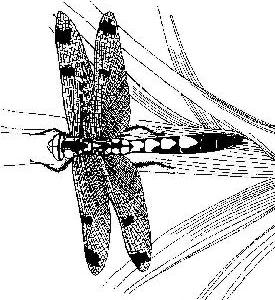
#> input picture 04ImgClassifier/caltech101/101_ObjectCategories/dragonfly/image_0001.jpg, 275 x 300 px, found by its file name
$ python 02avr_hash_search.py
#> lines starting #> are read from the running program, lines starting #| are printed output that depends on the picture
from PIL import Image
import numpy as np
import os, re

# 이미지 파일 경로 지정
search_dir = "./caltech101/101_ObjectCategories"
# Average Hash값을 저장한 캐시 값
cache_dir = "./caltech101/cache_avhash"
if not os.path.exists(cache_dir):
  os.mkdir(cache_dir)

# 이미지 데이터를 Average Hash로 변환
def average_hash(fname, size = 16):
#> called with size = 16
  fname2 = fname[len(search_dir):]
  # 경로의 구분자 변경
  fname2 = fname2.replace("\\", "/")
  # 캐시 파일의 경로 생성(파일명의 경로를 통해 생성함)
  cache_file = cache_dir + "/" + fname2.replace('/', '_') + ".csv"

  # 캐시 파일이 없을 경우 Average Hash 생성
  if not os.path.exists(cache_file):
    # 파일 오픈 후 그레이스케일로 변경, 리사이즈 등 작업 진행
    img = Image.open(fname)
#> img is the input picture: PIL image 275x300 L; min 0, max 255, mean 209.9
    img = img.convert('L').resize((size, size), Image.Resampling.LANCZOS)
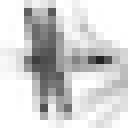
#> img: PIL image 16x16 L (shown 8 times larger); min 33, max 255, mean 209
    pixels = np.array(img.getdata()).reshape((size, size))
    avg = pixels.mean()
#> avg = 209
    px = 1 * (pixels > avg)
    # Average Hash로 변환된 데이터를 csv파일로 저장
    np.savetxt(cache_file, px, fmt="%.0f", delimiter=",")
  else:
    # 캐시 파일이 존재하면 데이터를 읽어 numpy배열로 로드
    px = np.loadtxt(cache_file, delimiter=",")

  return px

# 해밍 거리 계산
def hamming_dist(a, b):
  # 2개의 해시값을 받은 후 2차원 배열로 변환
  aa = a.reshape(1, -1)
  ab = b.reshape(1, -1)
  # 서로 다른 원소의 갯수를 합산하여 해밍거리 계산
  dist = (aa != ab).sum()
#> dist = 0
  return dist

# 주어진 디렉토리 경로에서 하위 디렉토리를 포함한 모든 파일을 순회
def enum_all_files(path):
  for root, dirs, files in os.walk(path):
    for f in files:
      # 파일명을 얻어온 후
      fname = os.path.join(root, f)
      # 해당 확장자인 파일명 반환
      if re.search(r'\.(jpg|jpeg|png)$', fname):
        yield fname

# 이미지 찾기
def find_image(fname, rate):
  src = average_hash(fname)
  # 검색 대상의 디렉토리의 모든 파일을 비교
  for fname in enum_all_files(search_dir):
    fname2 = fname.replace("\\", "/")
    dst = average_hash(fname)
    # 두 이미지간의 해밍거리 계산 후 256으로 나눠서 유사도 계산
    diff_r  = hamming_dist(src, dst) / 256
    # 유사도가 기준(rate) 이하인 경우만 결과를 반환
    if diff_r < rate:
      yield (diff_r, fname)

# 검색할 기준 이미지 경로 설정
# srcfile = search_dir + "/chair/image_0016.jpg"
srcfile = search_dir + "/brain/image_0001.jpg"
html = ""
# 유사한 이미지 검색(rate : 0.25)
sim = list(find_image(srcfile, 0.25))
#> call 3 of average_hash, with size = 16
#> in average_hash (call 3), `fname2 = fname[len(search_dir):]`: fname2 = '/BACKGROUND_Google/image_0064.jpg'
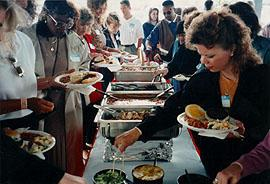
#> input picture 04ImgClassifier/caltech101/101_ObjectCategories/BACKGROUND_Google/image_0064.jpg, 270 x 184 px
#> in average_hash, img is the input picture: PIL image 270x184 RGB; mean R, G, B 82.8, 77.8, 75.2
#> in average_hash (call 3), `img = img.convert('L').resize((size, size), Image.Resampling.LANCZOS)`:
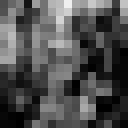
#> img: PIL image 16x16 L (shown 8 times larger); min 0, max 239, mean 78.9
#> in average_hash (call 3), `avg = pixels.mean()`: avg = 78.95
#> call 4 of average_hash, with size = 16
#> in average_hash (call 4), `fname2 = fname[len(search_dir):]`: fname2 = '/Faces/image_0017.jpg'
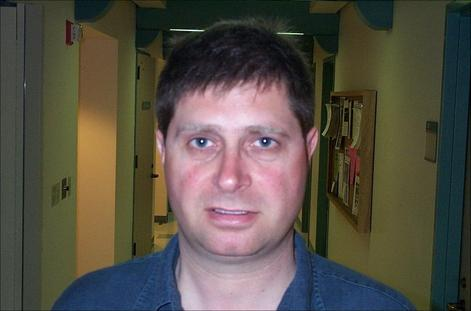
#> input picture 04ImgClassifier/caltech101/101_ObjectCategories/Faces/image_0017.jpg, 471 x 311 px
#> in average_hash, img is the input picture: PIL image 471x311 RGB; mean R, G, B 86.7, 80.5, 70.2
#> in average_hash (call 4), `img = img.convert('L').resize((size, size), Image.Resampling.LANCZOS)`:
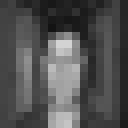
#> img: PIL image 16x16 L (shown 8 times larger); min 19, max 211, mean 81.2
#> in average_hash (call 4), `avg = pixels.mean()`: avg = 81.21
#> sim = 1 item
sim = sorted(sim, key=lambda x:x[0])
for r, f in sim:
    print(r, ">", f)
    # 검색된 이미지의 갯수만큼 HTML태그로 추가(img태그 사용)
    f2 = "." + f
    s = '<div style="float:left;"><h3>[ 차이 :' + str(r) + '-' + \
        os.path.basename(f) + ']</h3>'+ \
        '<p><a href="' + f2 + '"><img src="' + f2 + '">'+ \
        '</a></p></div>'
    html += s
#> this loop made 1 pass
#> r on pass 1: 0
#| 0.0 > ./caltech101/101_ObjectCategories/dragonfly/image_0001.jpg

# HTML로 출력하기
html = """<html><head><meta charset="utf8"></head>
<body><h3>원래 이미지</h3><p>
<img src='{0}'></p>{1}
</body></html>""".format("."+srcfile, html)
# with open("./saveFiles/avhash-search-output.html", "w", encoding="utf-8") as f:
with open("./saveFiles/avhash-search-output2.html", "w", encoding="utf-8") as f:
    f.write(html)
print("HTML 저장 Ok")
